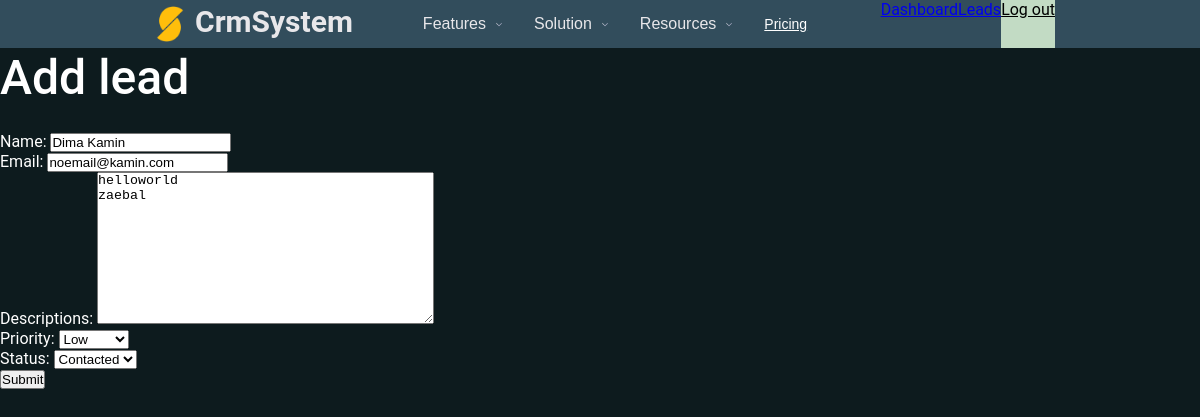
The app's page /dasboard/leads/3/edit/ (signed in) with its own data.
### lead/models.py (models this page shows, shortened)
class Lead(models.Model):
	LOW = 'low'
	MEDIUM = 'medium'
	HIGH = 'high'
	CHOICES_PRIORITY = (
		(LOW, 'Low'),
		(MEDIUM, 'Medium'),
		(HIGH, 'High'),
	)
	NEW = 'new'
	CONTACTED = 'contacted'
	WON = 'won'
	LOST = 'lost'
	CHOICES_STATUS = (
		(NEW, 'New'),
		(CONTACTED, 'Contacted'),
		(WON, 'Won'),
		(LOST, 'Lost'),
	)
	name = models.CharField(max_length=255)
	email = models.EmailField()
	descriptions = models.TextField(blank=True, null=True)
	priority = models.CharField(max_length=10, choices=CHOICES_PRIORITY, default=MEDIUM)
	status = models.CharField(max_length=10, choices=CHOICES_STATUS, default=NEW)
	converted_to_client = models.BooleanField(default=False)
	created_by = models.ForeignKey(User, related_name='leads', on_delete=models.CASCADE)
	created_at = models.DateTimeField(auto_now_add=True)
	modified_at = models.DateTimeField(auto_now=True)

### lead/views.py (the view)
# urls.py: path('<int:pk>/edit/', views.edit_lead, name='edit_lead'),
@login_required
def edit_lead(request, pk):
	lead = get_object_or_404(Lead, created_by=request.user, pk=pk)
	if request.method == 'POST':
		form = AddLeadForm(request.POST, instance=lead)
		if form.is_valid():
			form.save()
			messages.success(request, 'The changes was saved.')
			return redirect('leads_list')
	else:
		form = AddLeadForm(instance=lead)
	return render(request, 'lead/edit_lead.html', {
		'form': form
	})

### lead/forms.py
class AddLeadForm(forms.ModelForm):
	class Meta:
		model = Lead
		fields = ('name', 'email', 'descriptions', 'priority', 'status')

### templates/lead/edit_lead.html (shortened to what this page needs)
{% extends 'core/view/main_page.html' %}
{% block content %}
    <div class="py-6 px-6">
        <h1 class="text-xl">Add lead</h1>
        <form method="post" action=".">
            {{ form.as_p }}
            <button class="py-4 px-8 bg-teal-600 text-white rounded-xl">Submit</button>
        </form>
    </div>
{% endblock %}

### static/css/main.css (style rules this page uses)
* { box-sizing: border-box; margin: 0; padding: 0; }
body { margin: 0; min-height: 100%; min-width: 320px; font-family: 'Roboto', sans-serif; text-rendering: optimizeLegibility; font-size: 16px; background-color: #0D1B1E; line-height: 20px; }
* { -webkit-box-sizing: border-box; box-sizing: border-box; }
h1 { font-weight: 500; font-size: 3rem; line-height: 1.25; margin-bottom: 0.5em; margin-top: 0px; color: #fff; }
p { color: #fff; }

### records on screen
Lead: name "Dima Kamin", email "noemail@kamin.com", descriptions "helloworld zaebal", priority "Low", status "Contacted"
